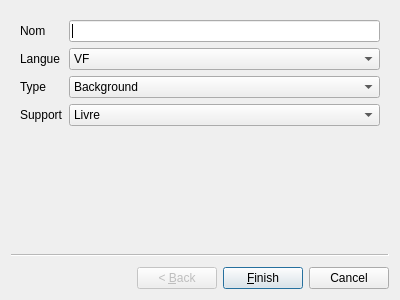
<?xml version="1.0" encoding="UTF-8"?>
<ui version="4.0">
 <class>WizardSupplement</class>
 <widget class="QWizard" name="WizardSupplement">
  <property name="geometry">
   <rect>
    <x>0</x>
    <y>0</y>
    <width>400</width>
    <height>300</height>
   </rect>
  </property>
  <property name="windowTitle">
   <string>Wizard</string>
  </property>
  <widget class="QWizardPage" name="wizardPage1">
   <layout class="QFormLayout" name="formLayout">
    <item row="0" column="0">
     <widget class="QLabel" name="label">
      <property name="text">
       <string>Nom</string>
      </property>
     </widget>
    </item>
    <item row="2" column="0">
     <widget class="QLabel" name="label_2">
      <property name="text">
       <string>Type</string>
      </property>
     </widget>
    </item>
    <item row="0" column="1">
     <widget class="QLineEdit" name="w_nom"/>
    </item>
    <item row="2" column="1">
     <widget class="QComboBox" name="w_type">
      <item>
       <property name="text">
        <string>Background</string>
       </property>
      </item>
      <item>
       <property name="text">
        <string>Bestiaire</string>
       </property>
      </item>
      <item>
       <property name="text">
        <string>Extension</string>
       </property>
      </item>
      <item>
       <property name="text">
        <string>Scénario</string>
       </property>
      </item>
     </widget>
    </item>
    <item row="1" column="0">
     <widget class="QLabel" name="l_langue">
      <property name="text">
       <string>Langue</string>
      </property>
     </widget>
    </item>
    <item row="1" column="1">
     <widget class="QComboBox" name="w_langue">
      <item>
       <property name="text">
        <string>VF</string>
       </property>
      </item>
      <item>
       <property name="text">
        <string>VO</string>
       </property>
      </item>
     </widget>
    </item>
    <item row="3" column="0">
     <widget class="QLabel" name="l_support">
      <property name="text">
       <string>Support</string>
      </property>
     </widget>
    </item>
    <item row="3" column="1">
     <widget class="QComboBox" name="w_support">
      <item>
       <property name="text">
        <string>Livre</string>
       </property>
      </item>
      <item>
       <property name="text">
        <string>DownLoad</string>
       </property>
      </item>
     </widget>
    </item>
   </layout>
  </widget>
 </widget>
 <resources/>
 <connections/>
</ui>
